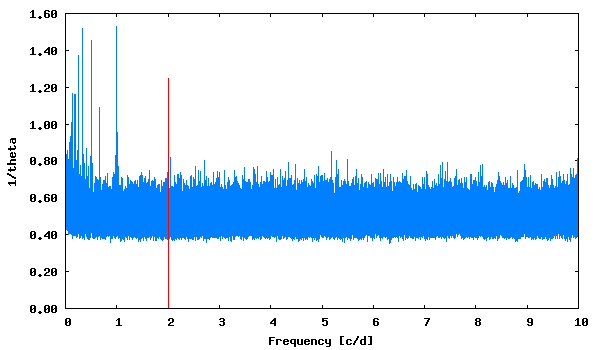

Write gnuplot code to recreate this figure.
set term png size 600,350 medium
set colors classic
set output "phase_lc_4.lk.png"
set xlabel "Frequency [c/d]"
set ylabel "1/theta"
set format y "%5.2f"
plot [] "lk.periodogram" using 1:2 with lines linecolor 3 title "", "<echo '2.005131  1.25'" with impulses linecolor 1 title ""
 
